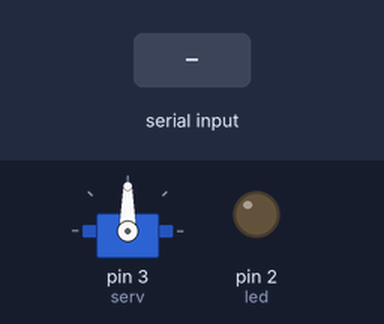
Bench run of a sketch on a simulated Arduino Uno, built with avr-gcc and run on an emulated ATmega328P. On the bench: servo, output pins drawn as LEDs (lit = HIGH). Dashed ring = blinking. The test bench sets the inputs (shaded band).

Above: at 1.2 s.
1.3 s: "R" received over Serial
At 1.7 s:
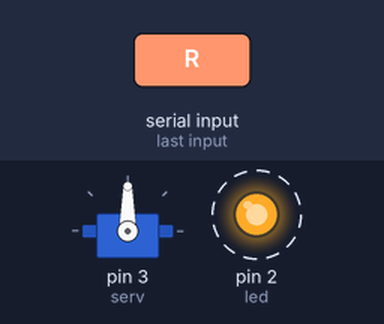
4.3 s: "Z" received over Serial
At 6.0 s:
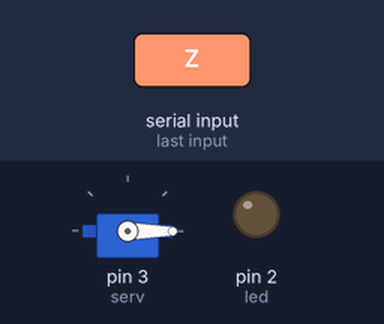
6.3 s: "c" received over Serial
At 6.7 s:
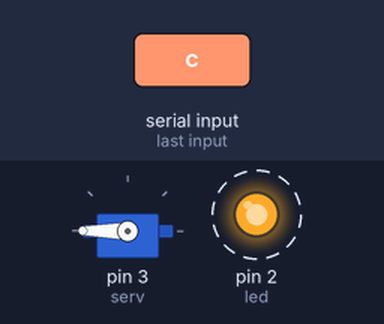
9.3 s: "z" received over Serial
At 9.7 s:
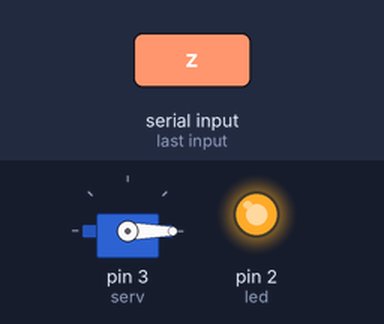
11.3 s: "r" received over Serial
At 13.3 s:
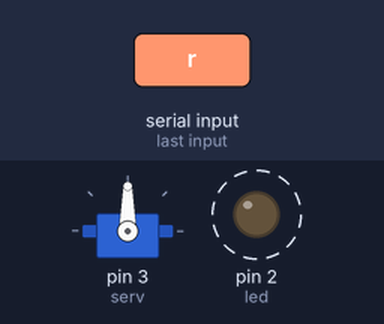
Timing chart, 0 to 14.8 s (numbered marks = the images above; inputs shaded):
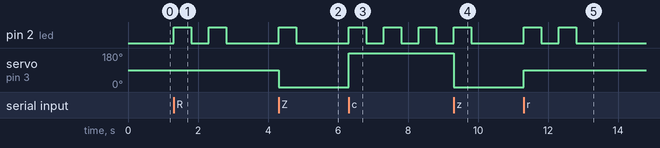

Measured:
- after the input at 1.3 s, pin 2 (led): alternates HIGH for 0.50 s and LOW for 0.50 s, 4 changes in all, then stays LOW, starting at once
- after the input at 4.3 s, pin 2 (led): LOW → HIGH at once, → LOW 0.50 s later; servo on pin 3 (serv): 90° → 0° at once
- after the input at 6.3 s, pin 2 (led): alternates HIGH for 0.50 s and LOW for 0.50 s, starting at once; servo on pin 3 (serv): 0° → 180° at once
- after the input at 9.3 s, pin 2 (led): LOW → HIGH at once, → LOW 0.50 s later; servo on pin 3 (serv): 180° → 0° at once
- after the input at 11.3 s, pin 2 (led): alternates HIGH for 0.50 s and LOW for 0.50 s, 4 changes in all, then stays LOW, starting at once; servo on pin 3 (serv): 0° → 90° at once

The sketch:

servo-control-code.ino
```cpp
#include <Servo.h>
int pos  = 0;
int led  = 2;
int serv = 3;
char data;
Servo myservo;
void ledblink();
void setup() {
  // put your setup code here, to run once:
  pinMode(led,OUTPUT);
  myservo.attach(serv);
  Serial.begin(9600);
}

void loop() {
  // put your main code here, to run repeatedly:
  data = Serial.read();
  if (data == 'Z' || data == 'z' ){ //Z refers to zero position
    myservo.write(0);
   ledblink();
 }
  else if (data == 'R' || data == 'r'){ //R refers to the right-angle
   myservo.write(90);
   ledblink();
   ledblink();

 }
  else if (data =='c' || data == 'C' ){ // C refers to the cycle of servo
   myservo.write(180);
   ledblink();
   ledblink();
   ledblink();
 }
}
void ledblink(){ //blink led
  digitalWrite(led,HIGH);
  delay(500);
  digitalWrite(led,LOW);
  delay(500);
}
```
